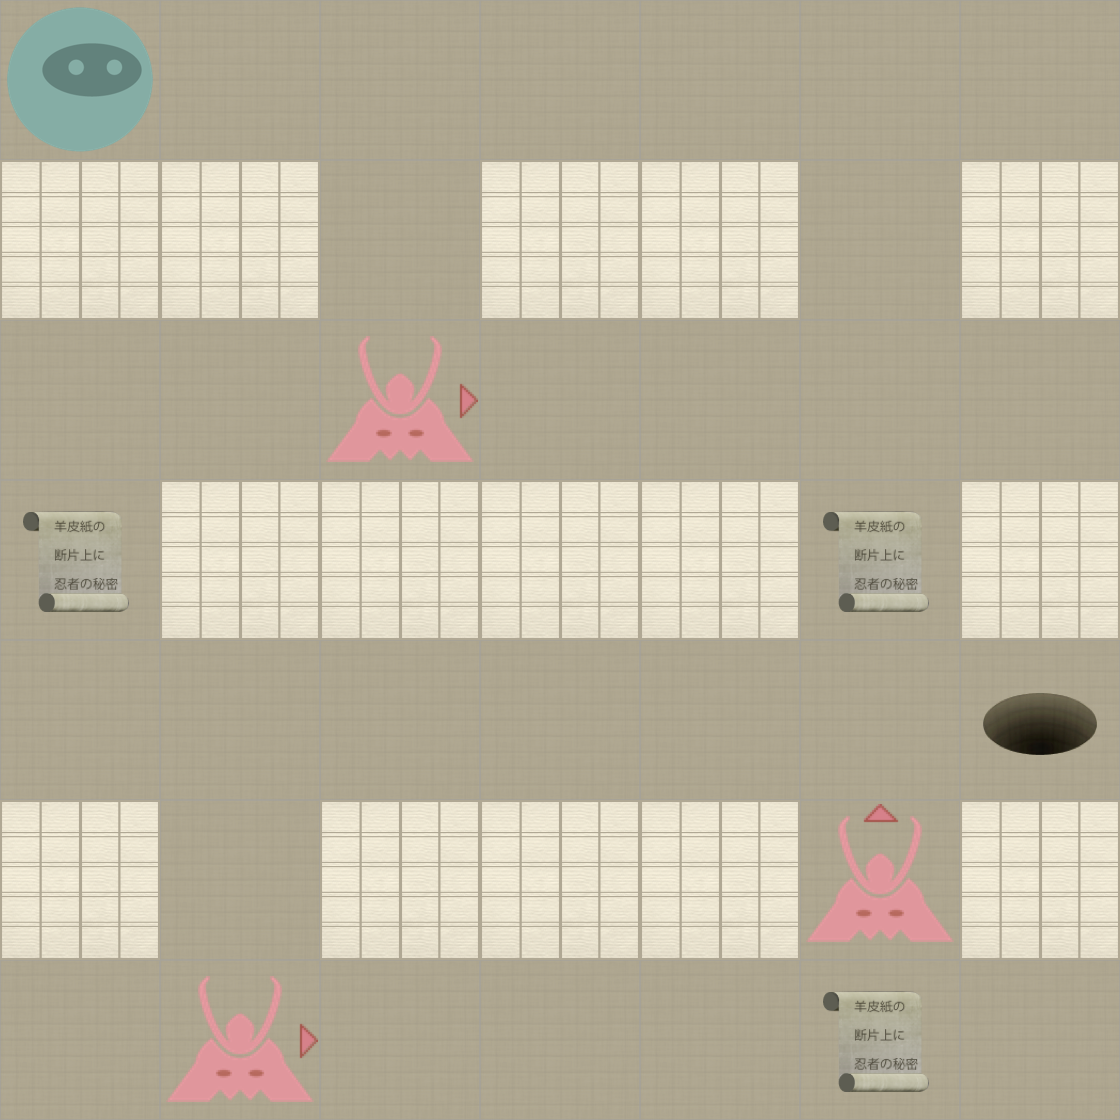

This game map was drawn from its Tiled (.tmx) file and the tilesets committed beside it. A one-line description and the trimmed map source follow:
An orthogonal 7x7 tile map with 160x160 px tiles, 2 tile layers (Level, Actors).

<map version="1.0" orientation="orthogonal" width="7" height="7" tilewidth="160" tileheight="160">
 <properties>
  <property name="moves" value="12" />
 </properties>
 <tileset firstgid="1" name="tiles" tilewidth="160" tileheight="160" spacing="2" margin="2">
  <image source="tiles-ipadhd.png" width="1024" height="1024" />
  <tile id="0">
   <properties>
    <property name="actor" value="exit" />
   </properties>
  </tile>
  <tile id="2">
   <properties>
    <property name="actor" value="guard" />
    <property name="direction" value="down" />
   </properties>
  </tile>
  <tile id="3">
   <properties>
    <property name="actor" value="guard" />
    <property name="direction" value="left" />
   </properties>
  </tile>
  <tile id="4">
   <properties>
    <property name="actor" value="guard" />
    <property name="direction" value="right" />
   </properties>
  </tile>
  <tile id="5">
   <properties>
    <property name="actor" value="guard" />
    <property name="direction" value="up" />
   </properties>
  </tile>
  <tile id="7">
   <properties>
    <property name="actor" value="player" />
   </properties>
  </tile>
  <tile id="8">
   <properties>
    <property name="actor" value="scroll" />
   </properties>
  </tile>
  <tile id="9">
   <properties>
    <property name="wall" value="1" />
   </properties>
  </tile>
 </tileset>
 <layer name="Level" width="7" height="7">
  <data>[49 cells, 49 non-empty, 2 distinct tile ids]</data>
 </layer>
 <layer name="Actors" width="7" height="7">
  <data>[49 cells, 8 non-empty, 5 distinct tile ids]</data>
 </layer>
</map>
